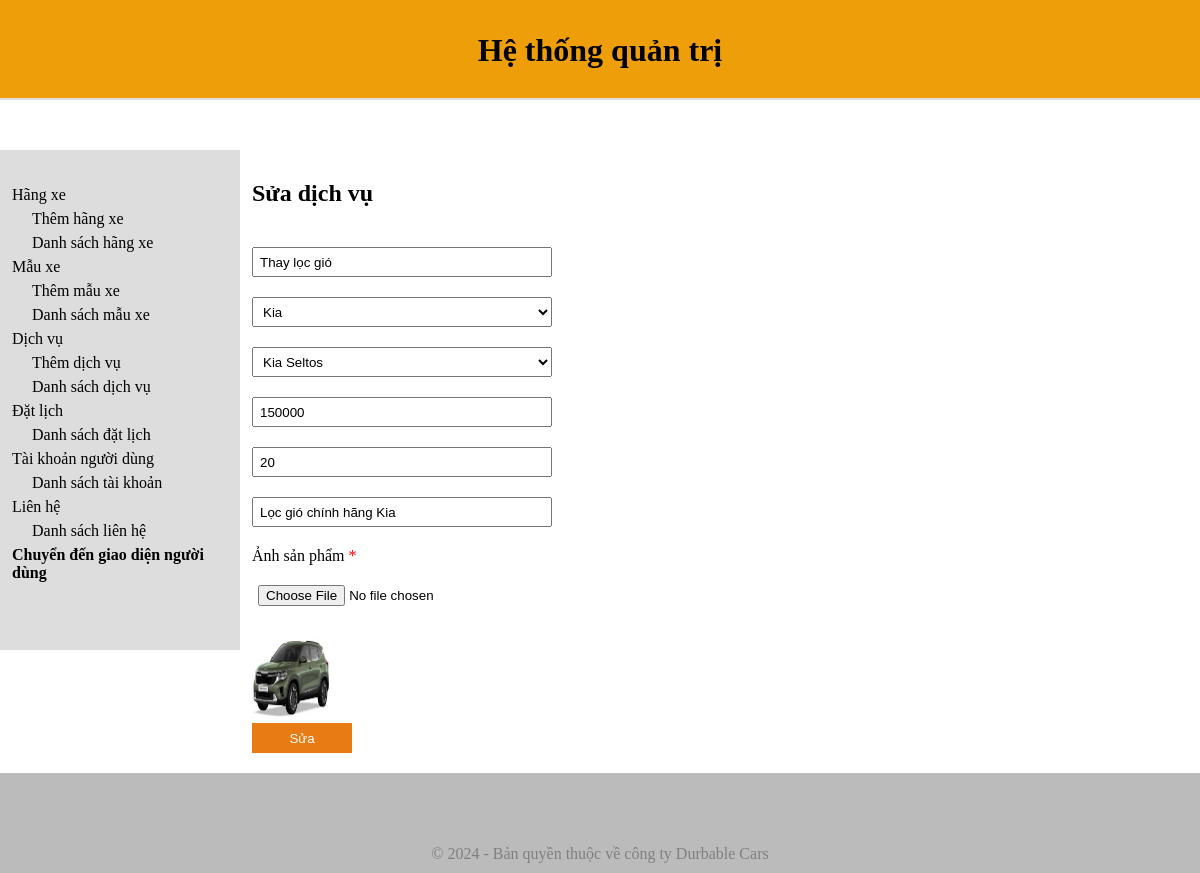
The app's page /admin/productEdit.php?product_id=73 with its own data.
### tables this page shows
CREATE TABLE `tbl_product` (
  `product_id` int(11) NOT NULL,
  `product_name` varchar(255) NOT NULL,
  `category_id` int(11) NOT NULL,
  `brand_id` int(11) NOT NULL,
  `product_price` varchar(255) NOT NULL,
  `product_time` int(255) NOT NULL,
  `product_vatTu` varchar(255) NOT NULL,
  `product_img` varchar(255) NOT NULL,
  `product_imgad` varchar(255) NOT NULL
);

CREATE TABLE `tbl_category` (
  `category_id` int(11) NOT NULL,
  `category_name` varchar(255) NOT NULL
);

CREATE TABLE `tbl_brand` (
  `brand_id` int(11) NOT NULL,
  `category_id` int(11) NOT NULL,
  `brand_name` varchar(255) NOT NULL
);

### admin/database.php (called while the page is built, shortened)
<?php
class Database
{
    public $host = DB_HOST;
    public $user = DB_USER;
    public $pass = DB_PASS;
    public $dbname = DB_NAME;
    public $link;
    public function connectDB()
    {
        $this->link = new mysqli($this->host, $this->user, $this->pass, $this->dbname);
        if ($this->link) {
            return false;
        }
    }
    public function select($query)
    {
        $result = $this->link->query($query) or die($this->link->error . __LINE__);
        if ($result->num_rows > 0) {
            return $result;
        } else {
            return false;
        }
    }
}
?>

### admin/class/product_class.php (called while the page is built, shortened)
<?php
    include "database.php";
?>
<?php
    class product{
        public $db;
        public function __construct()
        {
            $this-> db = new Database();
        }
        public function show_category(){
            $query = "SELECT * FROM tbl_category ORDER BY category_id DESC";
            $result = $this->db->select($query);
            return $result;
        }
        public function show_brand_by_category($category_id) {
            $query = "SELECT * FROM tbl_brand WHERE category_id = '$category_id'";
            return $this->db->select($query);
        }
        public function get_product($product_id){
            $query = "SELECT * FROM tbl_product WHERE product_id = '$product_id'";
            $result = $this->db->select($query);
            return $result;
        }
    }
?>

### admin/productEdit.php (the view, shortened to what this page needs)
<?php
include "header.php";
include "slider.php";
include "class/product_class.php";
?>
<?php
$product = new product;
$product_id = $_GET['product_id'];
$get_product = $product->get_product($product_id);
if ($get_product) {
    $resulta = $get_product->fetch_assoc();
}
?>
<div class="admin-contentRight">
    <div class="admin-contentRight-product_add">
        <h1>Sửa dịch vụ</h1>
        <form action="" method="POST" enctype="multipart/form-data">
            <input name="product_name" require type="text" value="<?php echo $resulta['product_name'] ?>">
            <select name="category_id" id="category_id">
                <?php
                $show_category = $product->show_category();
                if ($show_category) {
                    while ($result = $show_category->fetch_assoc()) {
                ?>
                        <option <?php if ($resulta['category_id'] == $result['category_id']) {
                                    echo "selected";
                                } ?> value="<?php echo $result['category_id'] ?>"><?php echo $result['category_name'] ?></option>
                <?php
                    }
                }
                ?>
            </select>
            <select name="brand_id" id="brand_id">
                <?php
                $category_id = $resulta['category_id'];
                $show_brand = $product->show_brand_by_category($category_id);
                if ($show_brand) {
                    while ($result = $show_brand->fetch_assoc()) {
                ?>
                        <option value="<?php echo $result['brand_id']; ?>"
                            <?php if ($result['brand_id'] == $resulta['brand_id']) {
                                echo "selected";
                            } ?>>
                            <?php echo $result['brand_name']; ?>
                        </option>
                <?php
                    }
                }
                ?>
            </select>
            <input name="product_price" require type="text" value="<?php echo $resulta['product_price'] ?>">
            <input name="product_time" require type="text" value="<?php echo $resulta['product_time'] ?>">
            <input name="product_vatTu" require type="text" value="<?php echo $resulta['product_vatTu'] ?>">
            <label for="">Ảnh sản phẩm <span style="color: red;">*</span></label>
            <input name="product_img" require type="file">
            <img src="<?php echo $resulta['product_imgad'] ?>" alt="">
            <button type="submit">Sửa</button>
        </form>
    </div>
</div>
</section>
<?php
include "footer_admin.php";
?>

### admin/style.css (style rules this page uses)
* { margin: 0; padding: 0; box-sizing: border-box; color: black; outline: none; }
h1 { padding-bottom: 20px; }
.admin-contentRight { width: 80%; padding: 30px 0 0 12px ; }
.admin-contentRight-product_add input,select { width: 300px; height: 30px; display: block; margin: 20px 0; padding-left: 6px; }
.admin-contentRight-product_add button { display: block; height: 30px; width: 100px; cursor: pointer; background-color: rgb(233, 123, 20); border: none; color: rgb(255, 255, 255); transition: all 0.3s ease; }
img { margin-top: 4px; height: 80px; width: 80px; }

### records on screen
tbl_product: product_name "Thay lọc gió", category_id "Kia", brand_id "Kia Seltos", product_price "150000", product_time "20", product_vatTu "Lọc gió chính hãng Kia", product_imgad (picture)
